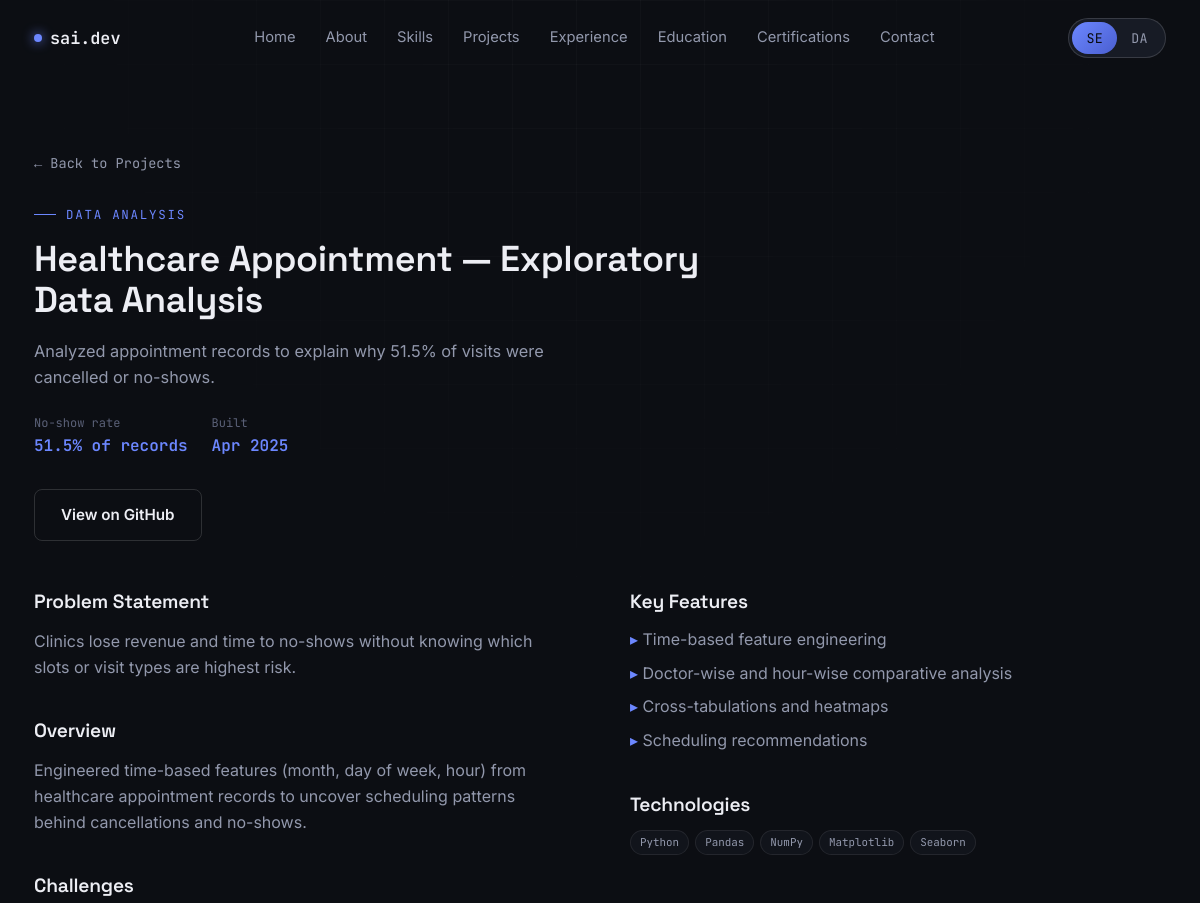
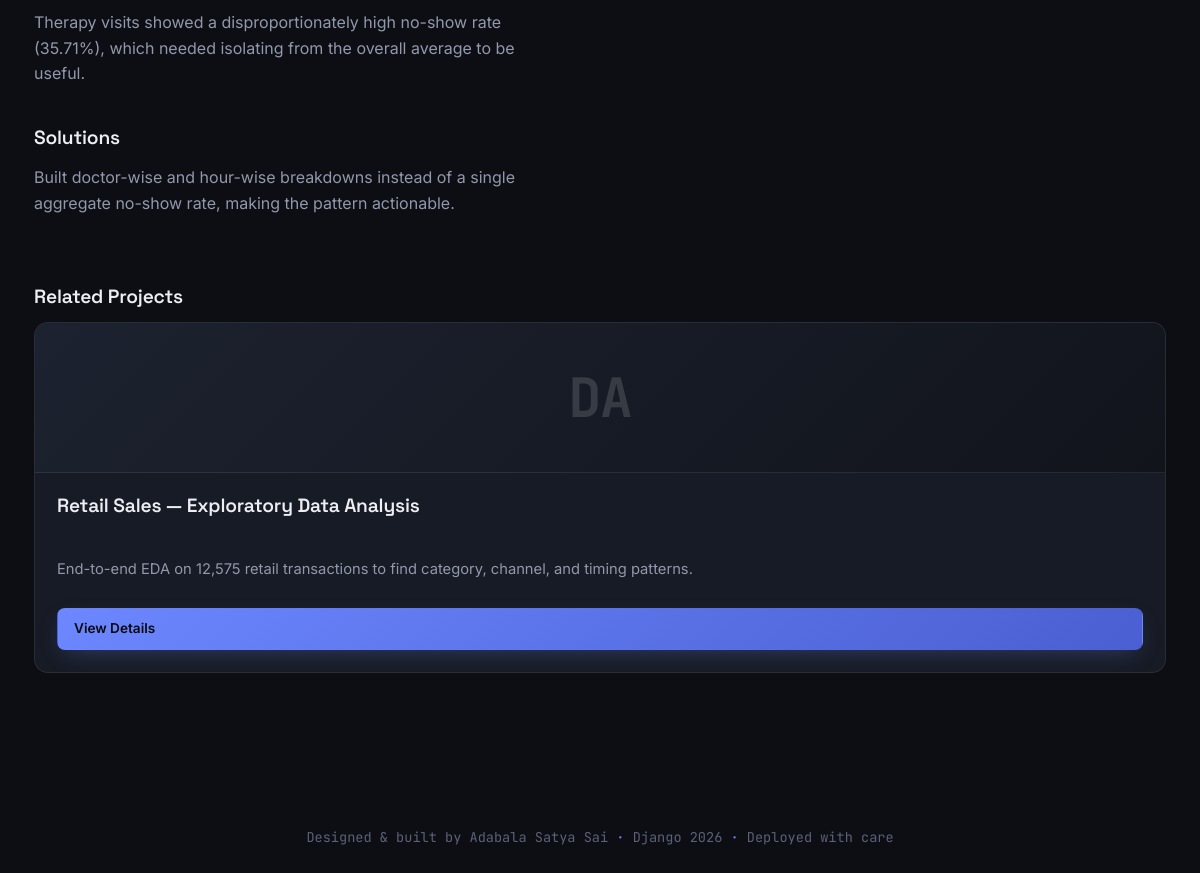
Screenshot of /projects/healthcare-appointment-exploratory-data-analysis/ with the database file from the repository (2 pictures, top to bottom).
### core/models.py (models this page shows, shortened)
class Project(models.Model):
    CATEGORY_CHOICES = [
        ("django", "Django / Web"),
        ("python", "Python"),
        ("data", "Data Analysis"),
        ("ml", "Machine Learning"),
        ("bi", "Business Intelligence"),
    ]
    title = models.CharField(max_length=120)
    slug = models.SlugField(max_length=140, unique=True, blank=True)
    track = models.CharField(max_length=6, choices=TRACK_CHOICES, default="both")
    category = models.CharField(max_length=10, choices=CATEGORY_CHOICES, default="django")
    short_description = models.CharField(max_length=220)
    description = models.TextField(blank=True)
    problem_statement = models.TextField(blank=True)
    features = models.TextField(blank=True, help_text="One feature per line.")
    challenges = models.TextField(blank=True)
    solutions = models.TextField(blank=True)
    technologies = models.CharField(
        max_length=300, help_text="Comma-separated, e.g. Python, Django, SQLite"
    )
    image = models.ImageField(upload_to="projects/", blank=True, null=True)
    github_url = models.URLField(blank=True)
    live_url = models.URLField(blank=True)
    metric_label = models.CharField(
        max_length=60, blank=True, help_text="e.g. 'Accuracy' or 'Records analyzed'"
    )
    metric_value = models.CharField(max_length=60, blank=True, help_text="e.g. '89.1%'")
    featured = models.BooleanField(default=False)
    order = models.PositiveIntegerField(default=0)
    created_at = models.DateField()
    class Meta:
        ordering = ["order", "-created_at"]
    @property
    def tech_list(self):
        return [t.strip() for t in self.technologies.split(",") if t.strip()]
    @property
    def feature_list(self):
        return [f.strip() for f in self.features.splitlines() if f.strip()]

class SiteProfile(models.Model):
    full_name = models.CharField(max_length=120, default="Adabala Satya Sai")
    location = models.CharField(max_length=120, default="Razole, Andhra Pradesh, India")
    email = models.EmailField(default="saiadabala53@gmail.com")
    phone = models.CharField(max_length=30, blank=True, default="+91 8008968188")
    github_url = models.URLField(default="https://github.com/Satyasai-Adabala")
    linkedin_url = models.URLField(default="https://linkedin.com/in/satya-sai-adabala-333687286")
    tagline_se = models.CharField(
        max_length=200, default="Python & Django Developer building things that ship."
    )
    tagline_da = models.CharField(
        max_length=200, default="Data Analyst turning raw numbers into decisions."
    )
    summary = models.TextField(
        default=(
            "Fresher engineering graduate who builds real, working software instead of "
            "tutorial clones - a live Django e-commerce platform, four end-to-end data "
            "projects, and a habit of shipping rather than just learning."
        )
    )
    resume_se = models.FileField(upload_to="resumes/", blank=True, null=True)
    resume_da = models.FileField(upload_to="resumes/", blank=True, null=True)
    projects_completed = models.PositiveIntegerField(default=5)
    technologies_count = models.PositiveIntegerField(default=18)
    internships_count = models.PositiveIntegerField(default=2)
    certifications_count = models.PositiveIntegerField(default=4)
    class Meta:
        verbose_name = "Site Profile"
        verbose_name_plural = "Site Profile"
    @classmethod
    def load(cls):
        obj, _ = cls.objects.get_or_create(pk=1)
        return obj

### core/views.py (the view)
# urls.py: path("projects/<slug:slug>/", views.project_detail, name="project_detail"),
def project_detail(request, slug):
    project = get_object_or_404(Project, slug=slug)
    related = Project.objects.exclude(slug=slug).filter(category=project.category)[:3]
    return render(
        request,
        "project_detail.html",
        {"project": project, "related": related},
    )

### core/context_processors.py (called while the page is built)
def site_profile(request):
    return {"profile": SiteProfile.load()}

### templates/project_detail.html (shortened to what this page needs)
{% extends "base.html" %}
{% block content %}
<section class="detail-hero">
  <div class="container">
    <a href="{% url 'home' %}#projects" class="back-link">← Back to Projects</a>
    <div class="eyebrow">{{ project.get_category_display }}</div>
    <h1 class="section-title" style="max-width:700px;">{{ project.title }}</h1>
    <p class="section-sub" style="margin-bottom:0;">{{ project.short_description }}</p>
    <div class="detail-meta">
      {% if project.metric_value %}
      <div class="detail-meta-item"><div class="label">{{ project.metric_label }}</div><div class="value">{{ project.metric_value }}</div></div>
      {% endif %}
      <div class="detail-meta-item"><div class="label">Built</div><div class="value">{{ project.created_at|date:"M Y" }}</div></div>
    </div>
    <div class="project-links" style="margin-bottom:50px;">
      {% if project.github_url %}<a href="{{ project.github_url }}" target="_blank" rel="noopener" class="btn btn-ghost">View on GitHub</a>{% endif %}
    </div>
    <div class="two-col">
      <div>
        {% if project.problem_statement %}
        <div class="detail-block">
          <h3>Problem Statement</h3>
          <p>{{ project.problem_statement }}</p>
        </div>
        {% endif %}
        {% if project.description %}
        <div class="detail-block">
          <h3>Overview</h3>
          <p>{{ project.description }}</p>
        </div>
        {% endif %}
        {% if project.challenges %}
        <div class="detail-block">
          <h3>Challenges</h3>
          <p>{{ project.challenges }}</p>
        </div>
        {% endif %}
        {% if project.solutions %}
        <div class="detail-block">
          <h3>Solutions</h3>
          <p>{{ project.solutions }}</p>
        </div>
        {% endif %}
      </div>
      <div>
        {% if project.feature_list %}
        <div class="detail-block">
          <h3>Key Features</h3>
          <ul>{% for f in project.feature_list %}<li>{{ f }}</li>{% endfor %}</ul>
        </div>
        {% endif %}
        <div class="detail-block">
          <h3>Technologies</h3>
          <div class="project-tech">{% for t in project.tech_list %}<span class="tech-pill">{{ t }}</span>{% endfor %}</div>
        </div>
      </div>
    </div>
    {% if related %}
    <div class="detail-block" style="margin-top:30px;">
      <h3>Related Projects</h3>
      <div class="project-grid">
        {% for p in related %}
        <div class="project-card">
          <div class="project-thumb" data-tag="{{ p.category|upper|slice:':2' }}"></div>
          <div class="project-body">
            <h3>{{ p.title }}</h3>
            <p>{{ p.short_description }}</p>
            <a href="{% url 'project_detail' p.slug %}" class="btn btn-primary btn-sm">View Details</a>
          </div>
        </div>
        {% endfor %}
      </div>
    </div>
    {% endif %}
  </div>
</section>
{% endblock %}

### templates/base.html (shortened to what this page needs)
{% load static %}
<!DOCTYPE html>
<html lang="en">
<head>
<link rel="stylesheet" href="{% static 'css/style.css' %}">
</head>
<body data-mode="se">
<nav class="navbar">
  <div class="container nav-inner">
    <a href="#home" class="brand"><span class="dot"></span>sai.dev</a>
    <ul class="nav-links">
      <li><a href="#home">Home</a></li>
      <li><a href="#about">About</a></li>
      <li><a href="#skills">Skills</a></li>
      <li><a href="#projects">Projects</a></li>
      <li><a href="#experience">Experience</a></li>
      <li><a href="#education">Education</a></li>
      <li><a href="#certifications">Certifications</a></li>
      <li><a href="#contact">Contact</a></li>
    </ul>
    <div class="nav-right">
      <div class="mode-switch">
        <div class="thumb"></div>
        <button data-mode-btn="se" class="active">SE</button>
        <button data-mode-btn="da">DA</button>
      </div>
    </div>
  </div>
</nav>
{% block content %}{% endblock %}
<footer>
  <p>Designed &amp; built by {{ profile.full_name }} <span class="dot">·</span> Django {% now "Y" %} <span class="dot">·</span> Deployed with care</p>
</footer>
</body>
</html>

### rows the page displays
Project: category "DATA ANALYSIS", title "Healthcare Appointment — Exploratory Data Analysis", short_description "Analyzed appointment records to explain why 51.5% of visits were cancelled or no-shows.", metric_label "No-show rate", metric_value "51.5% of records", created_at "Apr 2025", problem_statement "Clinics lose revenue and time to no-shows without knowing which slots or visit types are highest risk.", description "Engineered time-based features (month, day of week, hour) from healthcare appointment records to uncover scheduling patterns behind cancellations and no-shows.", challenges "Therapy visits showed a disproportionately high no-show rate (35.71%), which needed isolating from the overall average to be useful.", solutions "Built doctor-wise and hour-wise breakdowns instead of a single aggregate no-show rate, making the pattern actionable."
Project: title "Retail Sales — Exploratory Data Analysis", short_description "End-to-end EDA on 12,575 retail transactions to find category, channel, and timing patterns."
SiteProfile: full_name "Adabala Satya Sai"

### other values shown
{{ f }} "Time-based feature engineering" "Doctor-wise and hour-wise comparative analysis" "Cross-tabulations and heatmaps" "Scheduling recommendations"
{{ t }} "Python" "Pandas" "NumPy" "Matplotlib" "Seaborn"
